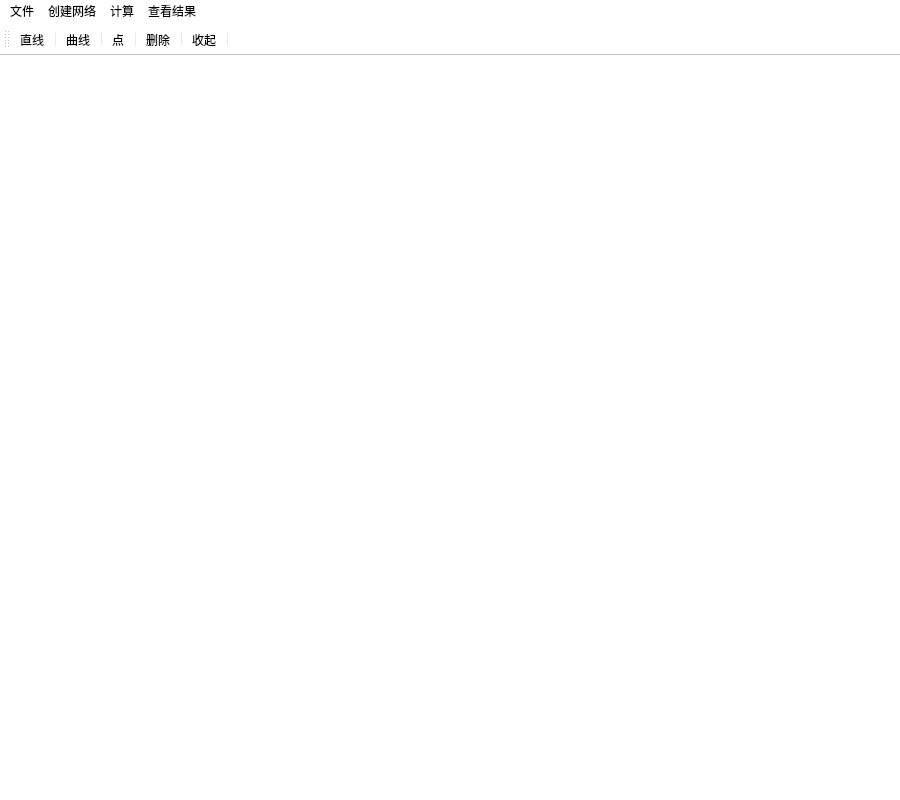
<?xml version="1.0" encoding="UTF-8"?>
<ui version="4.0">
 <class>MainWindow</class>
 <widget class="QMainWindow" name="MainWindow">
  <property name="geometry">
   <rect>
    <x>0</x>
    <y>0</y>
    <width>900</width>
    <height>800</height>
   </rect>
  </property>
  <property name="sizePolicy">
   <sizepolicy hsizetype="Maximum" vsizetype="Maximum">
    <horstretch>0</horstretch>
    <verstretch>0</verstretch>
   </sizepolicy>
  </property>
  <property name="font">
   <font>
    <family>仿宋</family>
    <pointsize>12</pointsize>
    <italic>false</italic>
   </font>
  </property>
  <property name="windowTitle">
   <string>网络可靠性</string>
  </property>
  <property name="styleSheet">
   <string notr="true">background-color: rgb(255, 255, 255);
font: 12pt &quot;仿宋&quot;;
color: rgb(0, 0, 0);</string>
  </property>
  <widget class="QWidget" name="centralwidget"/>
  <widget class="QMenuBar" name="menubar">
   <property name="geometry">
    <rect>
     <x>0</x>
     <y>0</y>
     <width>900</width>
     <height>30</height>
    </rect>
   </property>
   <widget class="QMenu" name="menu">
    <property name="title">
     <string>文件</string>
    </property>
    <addaction name="action_New"/>
    <addaction name="separator"/>
    <addaction name="action_Open"/>
    <addaction name="separator"/>
    <addaction name="action_Save"/>
    <addaction name="separator"/>
    <addaction name="action_SaveAs"/>
   </widget>
   <widget class="QMenu" name="menu_2">
    <property name="title">
     <string>创建网络</string>
    </property>
    <addaction name="action_UseGuide"/>
    <addaction name="separator"/>
    <addaction name="action_UseGraph"/>
   </widget>
   <widget class="QMenu" name="menu_3">
    <property name="title">
     <string>计算</string>
    </property>
    <addaction name="action_Minimum"/>
    <addaction name="separator"/>
    <addaction name="action_DMP"/>
    <addaction name="separator"/>
    <addaction name="action_RA"/>
   </widget>
   <widget class="QMenu" name="menu_4">
    <property name="title">
     <string>查看结果</string>
    </property>
    <addaction name="action_CheckMinimum"/>
    <addaction name="separator"/>
    <addaction name="action_CheckDMP"/>
    <addaction name="separator"/>
    <addaction name="action_CheckRA"/>
   </widget>
   <addaction name="menu"/>
   <addaction name="menu_2"/>
   <addaction name="menu_3"/>
   <addaction name="menu_4"/>
  </widget>
  <widget class="QToolBar" name="toolBar">
   <property name="font">
    <font>
     <family>仿宋</family>
     <pointsize>12</pointsize>
     <weight>50</weight>
     <italic>false</italic>
     <bold>false</bold>
    </font>
   </property>
   <property name="windowTitle">
    <string>toolBar</string>
   </property>
   <attribute name="toolBarArea">
    <enum>TopToolBarArea</enum>
   </attribute>
   <attribute name="toolBarBreak">
    <bool>false</bool>
   </attribute>
   <addaction name="action_lineation"/>
   <addaction name="separator"/>
   <addaction name="action_lineation2"/>
   <addaction name="separator"/>
   <addaction name="action_point"/>
   <addaction name="separator"/>
   <addaction name="action_point_2"/>
   <addaction name="separator"/>
   <addaction name="action_turnup"/>
   <addaction name="separator"/>
  </widget>
  <action name="action_UseGuide">
   <property name="text">
    <string>使用向导创建网络</string>
   </property>
  </action>
  <action name="action_UseGraph">
   <property name="text">
    <string>图形化绘制网络</string>
   </property>
  </action>
  <action name="action_New">
   <property name="text">
    <string>新建</string>
   </property>
  </action>
  <action name="action_Open">
   <property name="text">
    <string>打开</string>
   </property>
  </action>
  <action name="action_Save">
   <property name="text">
    <string>保存</string>
   </property>
  </action>
  <action name="action_SaveAs">
   <property name="text">
    <string>另存为</string>
   </property>
  </action>
  <action name="action_Minimum">
   <property name="text">
    <string>最小路集搜索</string>
   </property>
  </action>
  <action name="action_DMP">
   <property name="text">
    <string>D-MP搜索</string>
   </property>
  </action>
  <action name="action_RA">
   <property name="text">
    <string>可靠性评估</string>
   </property>
  </action>
  <action name="action_CheckMinimum">
   <property name="text">
    <string>查看最小路集搜索结果</string>
   </property>
  </action>
  <action name="action_CheckDMP">
   <property name="text">
    <string>查看D-MP搜索结果</string>
   </property>
  </action>
  <action name="action_CheckRA">
   <property name="text">
    <string>查看可靠性评估结果</string>
   </property>
  </action>
  <action name="action_lineation">
   <property name="icon">
    <iconset>
     <normaloff>C:/Users/hu/Desktop/画直线.png</normaloff>
     <normalon>../../划线.png</normalon>C:/Users/hu/Desktop/画直线.png</iconset>
   </property>
   <property name="text">
    <string>直线</string>
   </property>
   <property name="toolTip">
    <string>绘制直线</string>
   </property>
  </action>
  <action name="action_lineation2">
   <property name="icon">
    <iconset>
     <normaloff>C:/Users/hu/Desktop/画曲线.png</normaloff>
     <normalon>../../划线.png</normalon>C:/Users/hu/Desktop/画曲线.png</iconset>
   </property>
   <property name="text">
    <string>曲线</string>
   </property>
   <property name="toolTip">
    <string>绘制曲线</string>
   </property>
  </action>
  <action name="action_point">
   <property name="icon">
    <iconset>
     <normaloff>C:/Users/hu/Desktop/画点1.png</normaloff>
     <normalon>../../划线.png</normalon>C:/Users/hu/Desktop/画点1.png</iconset>
   </property>
   <property name="text">
    <string>点</string>
   </property>
   <property name="toolTip">
    <string>绘制点</string>
   </property>
  </action>
  <action name="action_point_2">
   <property name="icon">
    <iconset>
     <normaloff>C:/Users/hu/Desktop/橡皮檫1.png</normaloff>
     <normalon>../../划线.png</normalon>C:/Users/hu/Desktop/橡皮檫1.png</iconset>
   </property>
   <property name="text">
    <string>删除</string>
   </property>
   <property name="toolTip">
    <string>删除</string>
   </property>
  </action>
  <action name="action_turnup">
   <property name="icon">
    <iconset>
     <normaloff>C:/Users/hu/Desktop/收起工具栏.png</normaloff>
     <normalon>../../划线.png</normalon>C:/Users/hu/Desktop/收起工具栏.png</iconset>
   </property>
   <property name="text">
    <string>收起</string>
   </property>
   <property name="toolTip">
    <string>收起工具栏</string>
   </property>
  </action>
 </widget>
 <resources>
  <include location="qt.qrc"/>
 </resources>
 <connections/>
 <slots>
  <slot>showguide()</slot>
  <slot>slot2()</slot>
 </slots>
</ui>
